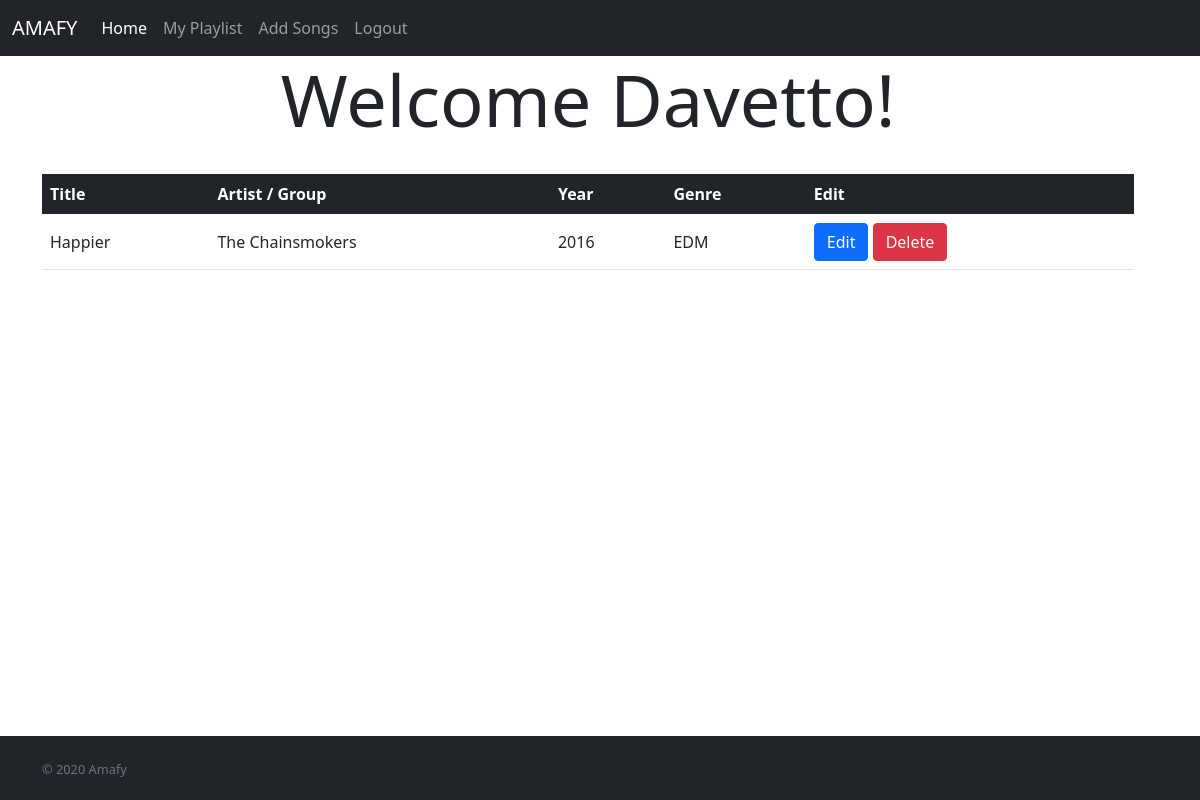
Screenshot of /playlist/Davetto (signed in) with the database file from the repository.
### app.py (models this page shows)
class Songs(db.Model):
    id = db.Column(db.Integer, primary_key=True)
    title = db.Column(db.String(80), unique=False, nullable=False)
    artist = db.Column(db.String(80), unique=False, nullable=False)
    year = db.Column(db.Integer, unique=False, nullable=False)
    genre = db.Column(db.String(80), unique=False, nullable=False)
    user_id = db.Column(db.Integer, db.ForeignKey('user.id'), nullable=False)

### app.py (the view)
@app.route('/playlist/<username>', methods=['POST', 'GET'])
def playlist(username):
    if 'user' in session:
        user_id = session['user']
        songs = Songs.query.filter_by(user_id=user_id).all()
        return render_template('playlist.html', songs=songs)
    return redirect(url_for('index'))

### templates/playlist.html (shortened to what this page needs)
{% extends 'base.html' %}
    {% block content %}
        <div class="container">
            <div class="row">
                <div class="col-md-12">
                    <h1 class="text-center h1 display-2">Welcome {{ session['username'] }}!</h1>
                    <br>
                    <table class="table table-hover align-middle">
                        <thead class="table-dark">
                            <tr>
                                <th scope="col">Title</th>
                                <th scope="col">Artist / Group</th>
                                <th scope="col">Year</th>
                                <th scope="col">Genre</th>
                                <th scope="col">Edit</th>
                            </tr>
                        </thead>
                        <tbody>
                            {% for song in songs %}
                            <tr>
                                <td>{{ song.title }}</td>
                                <td>{{ song.artist }}</td>
                                <td>{{ song.year }}</td>
                                <td>{{ song.genre }}</td>
                                <td>
                                    <a href="{{ url_for('edit', song_id = song.id) }}" class="btn btn-primary">Edit</a>
                                    <a href="{{ url_for('delete', song_id = song.id) }}" class="btn btn-danger">Delete</a>
                                </td>
                            </tr>
                            {% endfor %}
                        </tbody>
                    </table>
                </div>
            </div>
        </div>
    {% endblock %}

### rows the page displays
Songs: title "Happier", artist "The Chainsmokers", year "2016", genre "EDM"

### other values shown
{{ session['username'] }} "Davetto"
